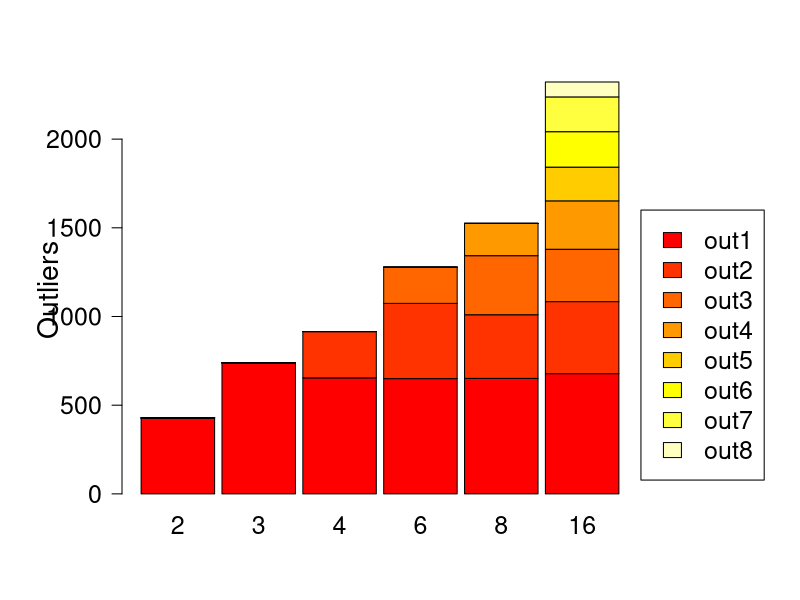

R code for this plot:
X11.options(type="nbcairo")

# Define colors to be used for lines
plot_colors <- c("blue","red")

to_file <- 1

if (to_file==1) {
  png(filename="voting-histogram.png", height=600, width=800, 
   bg="white")
  # postscript("fig1.eps")
} else {
  dev.new(width=8, height=6)
}

data <- read.table("voting-histogram.dat", header=T, sep=" ")
#data <- read.table("voting-histogram.dat", header=T, sep=" ")

# Expand right side of clipping rect to make room for the legend
par(xpd=T, mar=par()$mar+c(0,2,0,6))

# Graph autos (transposing the matrix) using heat colors,  
# put 10% of the space between each bar, and make labels  
# smaller with horizontal y-axis labels
barplot(t(data), main=" ", ylab="Outliers", 
   col=heat.colors(8), space=0.1, cex.axis=1.5, cex.names=1.5, las=1,
   names.arg=c(2,3,4,6,8,16), cex=1.5, cex.lab=1.7)
   
# Place the legend at (6,30) using heat colors
legend(6.9, 1600, names(data), cex=1.5, fill=heat.colors(8));
  
# Restore default clipping rect
par(mar=c(5, 4, 4, 2) + 0.1)

# Turn off device driver (to flush output to png)
if (to_file==1) {
  dev.off()
}